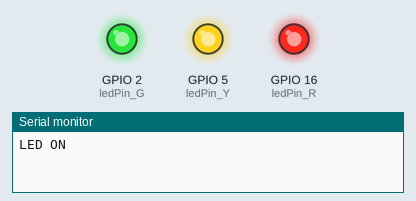
This sketch was run on a simulated ESP32. On the bench: output pins drawn as LEDs (lit = HIGH), the last lines printed to the serial monitor.

Above: at 0.5 s.
At 3.5 s:
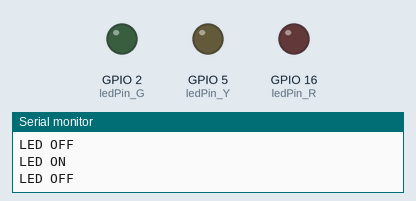
Timing chart, 0 to 4.6 s (numbered marks = the images above):
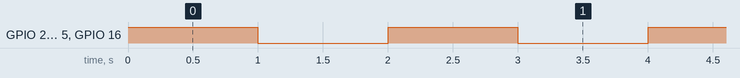

The sketch:

lab_02.2.ino
```cpp
// 定义LED引脚，ESP32通常板载LED连接在GPIO 2
const int ledPin_G = 2;
const int ledPin_R = 16;
const int ledPin_Y = 5;

void setup() {
  // 初始化串口通信，设置波特率为115200
  Serial.begin(9600);
  // 将LED引脚设置为输出模式
  pinMode(ledPin_G, OUTPUT);
  pinMode(ledPin_R, OUTPUT);
  pinMode(ledPin_Y, OUTPUT);
}

void loop() {
  digitalWrite(ledPin_G, HIGH);
  digitalWrite(ledPin_R, HIGH);
  digitalWrite(ledPin_Y, HIGH);
 // 点亮LED
  Serial.println("LED ON");    // 串口输出提示
  delay(1000);                 // 保持1秒（1000毫秒）

  digitalWrite(ledPin_G, LOW);
  digitalWrite(ledPin_R, LOW);
  digitalWrite(ledPin_Y, LOW);
  // 熄灭LED
  Serial.println("LED OFF");   // 串口输出提示
  delay(1000);                 // 保持1秒
}
```

Measured:
- by itself, GPIO 2 (ledPin_G), GPIO 5 (ledPin_Y), GPIO 16 (ledPin_R): alternates HIGH for 1.0 s and LOW for 1.0 s
